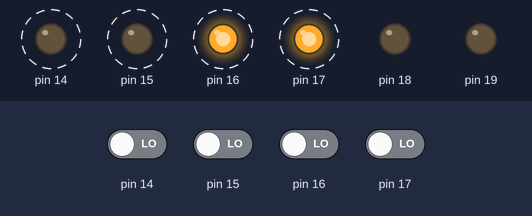
This sketch was run on a simulated Arduino Uno, built for the host (arithmetic inside an expression is 32-bit, double 64-bit). Shown: output pins drawn as LEDs (lit = HIGH). Dashed ring = blinking. The inputs (shaded band) are chosen by the test bench; at power-on: pin 14–17 LOW. Pins used as bus, display or sensor lines are not drawn; what the sketch prints to the serial monitor is not drawn.

Above: at 1.25 s.
1.3 s: pin 14 driven HIGH
At 3.15 s:
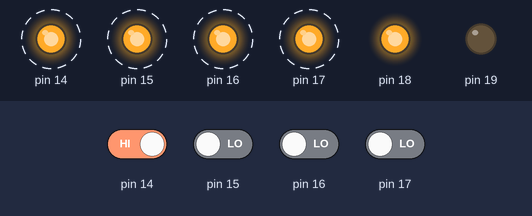
4.3 s: pin 15 driven HIGH
At 4.75 s:
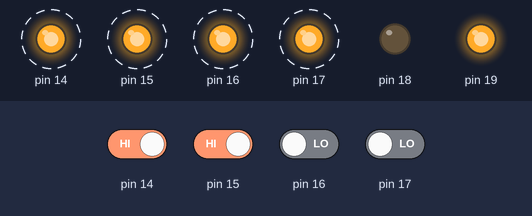
7.3 s: pin 17 driven HIGH
10.3 s: pin 16 driven HIGH
At 12.76 s:
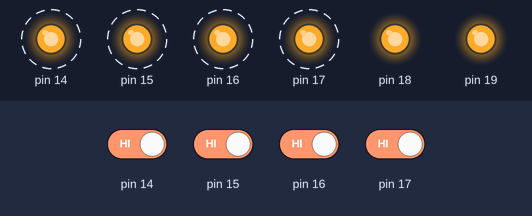
13.3 s: pin 14 driven LOW
16.3 s: pin 15 driven LOW
Timing chart, 0 to 20.3 s (numbered marks = the images above; inputs shaded):
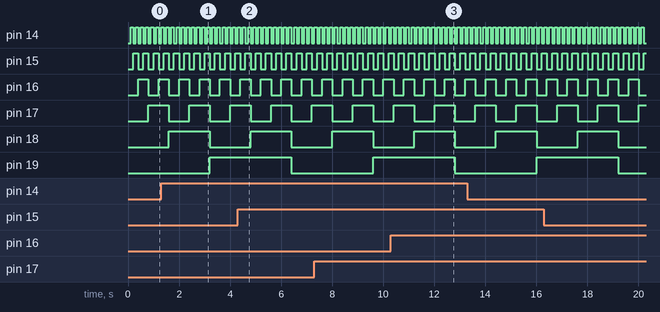

The sketch:

8048-rom-reader.ino
```cpp
#define RESET_PORT PORTD
#define RESET_DDR DDRD
#define RESET_MASK ((1 << 7) | (1 << 6))

#define DB_PORT PORTC
#define DB_PIN PINC
#define DB_DDR DDRC

#define P2_PORT PORTF
#define P2_DDR DDRF
#define P2_MASK 0x07

#define MAX_ADDR 0x7FF

uint8_t read_rom_addr(uint16_t addr) {
  RESET_PORT &= ~RESET_MASK; // Make sure RESET low.
  DB_DDR = 0xFF; // Make sure output.

  DB_PORT = addr & 0xFF;
  P2_PORT = (addr >> 8) & 0xFF;
  delayMicroseconds(10);

  RESET_PORT |= RESET_MASK;
  DB_DDR = 0x00;
  delayMicroseconds(10);

  uint8_t data = DB_PIN;

  RESET_PORT &= ~RESET_MASK;
  DB_DDR = 0xFF;

  return data;
}

void setup() {
  RESET_DDR |= RESET_MASK;
  RESET_PORT &= ~RESET_MASK;

  DB_DDR = 0xFF;
  P2_DDR = 0xFF;

  Serial.begin(115200);
  while (!Serial) {
  }
}

void loop() {
  static uint16_t addr = 0;

  if ((addr & 0x00F) == 0) {
    Serial.println();
    if (addr < 0x100) {
      if (addr < 0x10) {
        Serial.print('0');
      }
      Serial.print('0');
    }
    Serial.print(addr, HEX);
    Serial.print(": ");
  }

  uint8_t data = read_rom_addr(addr++);
  if (data < 0x10) {
    Serial.print('0');
  }
  Serial.print(data, HEX);

  delay(100);

  if (addr > MAX_ADDR) {
    addr = 0;
  }
}
```

Measured:
- by itself, pin 14: alternates HIGH for 0.10 s and LOW for 0.10 s
- by itself, pin 15: alternates HIGH for 0.20 s and LOW for 0.20 s
- by itself, pin 16: alternates HIGH for 0.40 s and LOW for 0.40 s
- by itself, pin 17: alternates HIGH for 0.80 s and LOW for 0.80 s
